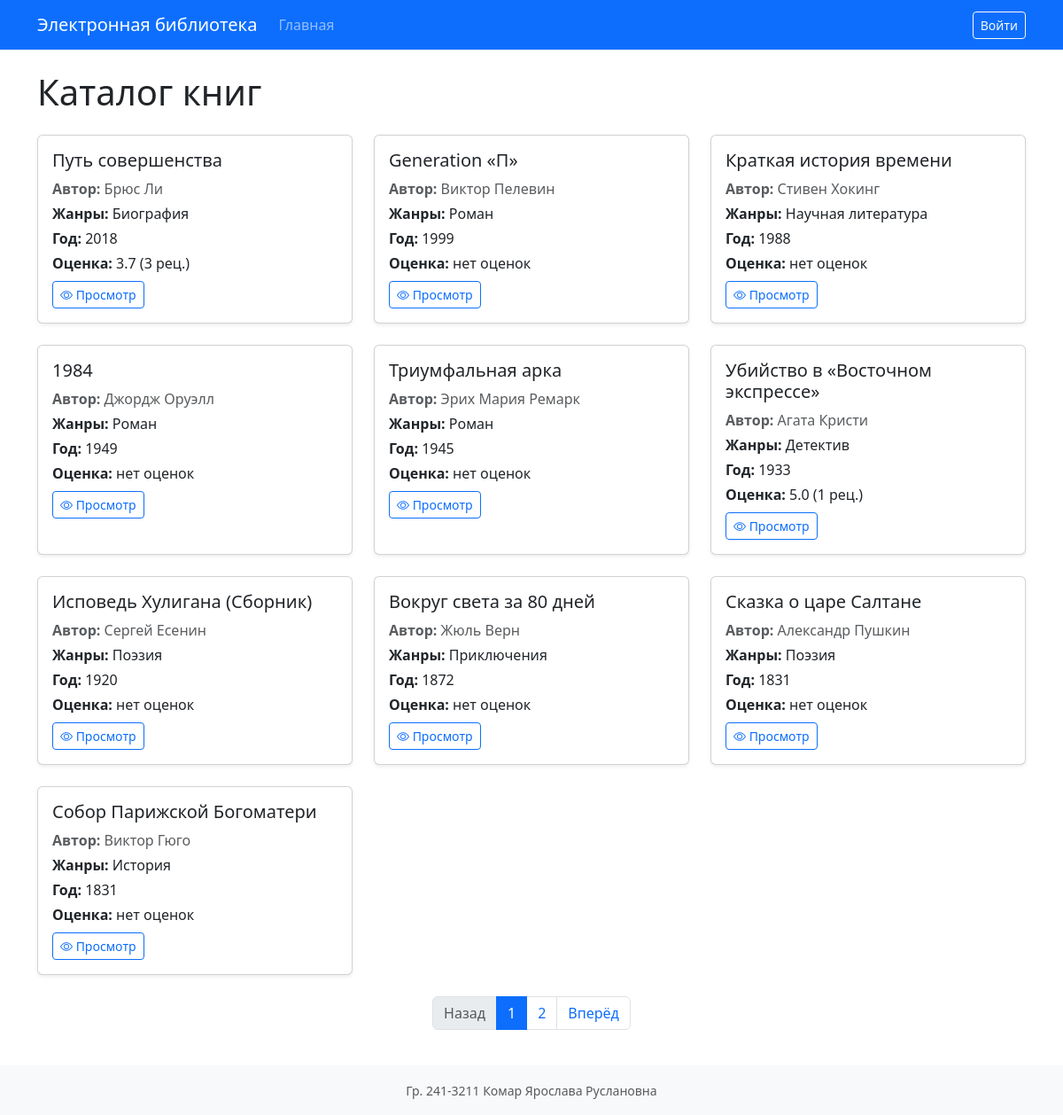
The page / on the database its author committed.
### app/models.py (models this page shows, shortened)
class Book(db.Model):
    __tablename__ = "books"
    id = db.Column(db.Integer, primary_key=True)
    title = db.Column(db.String(255), nullable=False)
    short_description = db.Column(db.Text, nullable=False)
    year = db.Column(db.Integer, nullable=False)
    publisher = db.Column(db.String(255), nullable=False)
    author = db.Column(db.String(255), nullable=False)
    pages_volume = db.Column(db.Integer, nullable=False)
    genres = db.relationship(
        "Genre",
        secondary=book_genres,
        lazy="select",
        backref=db.backref("books", lazy="select"),
    )
    cover = db.relationship("Cover", uselist=False, back_populates="book", cascade="all, delete-orphan")
    reviews = db.relationship("Review", back_populates="book", cascade="all, delete-orphan")
    collections = db.relationship(
        "Collection",
        secondary=collection_books,
        back_populates="books",
        lazy="select",
    )
    @property
    def review_count(self):
        return len(self.reviews)
    @property
    def avg_rating(self):
        if not self.reviews:
            return 0
        return round(sum(review.rating for review in self.reviews) / len(self.reviews), 1)
    @property
    def genre_names(self):
        return ", ".join(genre.name for genre in sorted(self.genres, key=lambda g: g.name))

class Genre(db.Model):
    __tablename__ = "genres"
    id = db.Column(db.Integer, primary_key=True)
    name = db.Column(db.String(100), unique=True, nullable=False)

class Review(db.Model):
    __tablename__ = "reviews"
    id = db.Column(db.Integer, primary_key=True)
    book_id = db.Column(db.Integer, db.ForeignKey("books.id", ondelete="CASCADE"), nullable=False)
    user_id = db.Column(db.Integer, db.ForeignKey("users.id", ondelete="CASCADE"), nullable=False)
    rating = db.Column(db.Integer, nullable=False)
    text = db.Column(db.Text, nullable=False)
    created_at = db.Column(db.DateTime, default=datetime.utcnow, nullable=False)
    book = db.relationship("Book", back_populates="reviews")
    user = db.relationship("User", back_populates="reviews")

### app/routes/books.py (the view)
@books_bp.route("/")
def index():
    page = request.args.get("page", 1, type=int)
    per_page = current_app.config["BOOKS_PER_PAGE"]
    offset = (page - 1) * per_page
    total = Book.query.count()
    books = (
        Book.query.order_by(Book.year.desc(), Book.id.desc())
        .offset(offset)
        .limit(per_page)
        .all()
    )
    for book in books:
        book.genres = sorted(book.genres, key=lambda g: g.name)
    total_pages = max(1, (total + per_page - 1) // per_page)
    user = get_current_user()
    return render_template(
        "index.html",
        books=books,
        page=page,
        total_pages=total_pages,
        user=user,
    )

### app/__init__.py (called while the page is built)
def create_app(config_class=Config):
    app = Flask(__name__)
    app.config.from_object(config_class)
    app.permanent_session_lifetime = timedelta(days=30)
    db.init_app(app)
    upload_dir = app.config["UPLOAD_FOLDER"]
    os.makedirs(upload_dir, exist_ok=True)
    from app.routes.auth import auth_bp
    from app.routes.books import books_bp
    from app.routes.collections import collections_bp
    from app.routes.reviews import reviews_bp
    app.register_blueprint(auth_bp)
    app.register_blueprint(books_bp)
    app.register_blueprint(reviews_bp)
    app.register_blueprint(collections_bp)
    with app.app_context():
        db.create_all()
        seed_initial_data()
    @app.context_processor
    def inject_user():
        from flask import session
        from app.utils import get_current_user
        return {"current_user": get_current_user()}
    return app

### app/utils.py (called while the page is built, shortened)
def get_current_user():
    user_id = session.get("user_id")
    if not user_id:
        return None

### app/templates/index.html (shortened to what this page needs)
{% extends "base.html" %}
{% block content %}
<h1 class="mb-4">Каталог книг</h1>
{% if not books %}
<div class="alert alert-info">Книги пока не добавлены.</div>
{% else %}
<div class="row g-4">
{% for book in books %}
<div class="col-md-6 col-lg-4">
<div class="card h-100 shadow-sm"><div class="card-body">
<h5 class="card-title">{{ book.title }}</h5>
<p class="card-text text-muted mb-1"><strong>Автор:</strong> {{ book.author }}</p>
<p class="card-text mb-1"><strong>Жанры:</strong> {% if book.genres %}{{ book.genre_names }}{% else %}—{% endif %}</p>
<p class="card-text mb-1"><strong>Год:</strong> {{ book.year }}</p>
<p class="card-text mb-2"><strong>Оценка:</strong> {% if book.review_count > 0 %}{{ '%.1f' | format(book.avg_rating) }} ({{ book.review_count }} рец.){% else %}нет оценок{% endif %}</p>
<div class="btn-group" role="group">
<a href="{{ url_for('books.view', book_id=book.id) }}" class="btn btn-outline-primary btn-sm"><i class="bi bi-eye"></i> Просмотр</a>
</div></div></div></div>
{% endfor %}
</div>
{% if total_pages > 1 %}
<nav class="mt-4"><ul class="pagination justify-content-center">
<li class="page-item {% if page <= 1 %}disabled{% endif %}"><a class="page-link" href="{{ url_for('books.index', page=page - 1) }}">Назад</a></li>
{% for p in range(1, total_pages + 1) %}<li class="page-item {% if p == page %}active{% endif %}"><a class="page-link" href="{{ url_for('books.index', page=p) }}">{{ p }}</a></li>{% endfor %}
<li class="page-item {% if page >= total_pages %}disabled{% endif %}"><a class="page-link" href="{{ url_for('books.index', page=page + 1) }}">Вперёд</a></li>
</ul></nav>
{% endif %}
{% endif %}
{% endblock %}

### rows shown on the page
Book: title "Путь совершенства", author "Брюс Ли", genre_names "Биография", year "2018", review_count "3"
Review: avg_rating "3.7"
Book: title "Generation «П»", author "Виктор Пелевин", genre_names "Роман", year "1999", shows "нет оценок"
Book: title "Краткая история времени", author "Стивен Хокинг", genre_names "Научная литература", year "1988", shows "нет оценок"
Book: title "1984", author "Джордж Оруэлл", genre_names "Роман", year "1949", shows "нет оценок"
Book: title "Триумфальная арка", author "Эрих Мария Ремарк", genre_names "Роман", year "1945", shows "нет оценок"
Book: title "Убийство в «Восточном экспрессе»", author "Агата Кристи", genre_names "Детектив", year "1933", review_count "1"
Review: avg_rating "5.0"
Book: title "Исповедь Хулигана (Сборник)", author "Сергей Есенин", genre_names "Поэзия", year "1920", shows "нет оценок"
Book: title "Вокруг света за 80 дней", author "Жюль Верн", genre_names "Приключения", year "1872", shows "нет оценок"
Book: title "Сказка о царе Салтане", author "Александр Пушкин", genre_names "Поэзия", year "1831", shows "нет оценок"
Book: title "Собор Парижской Богоматери", author "Виктор Гюго", genre_names "История", year "1831", shows "нет оценок"

### other values the page prints
{{ p }} "1" "2"
